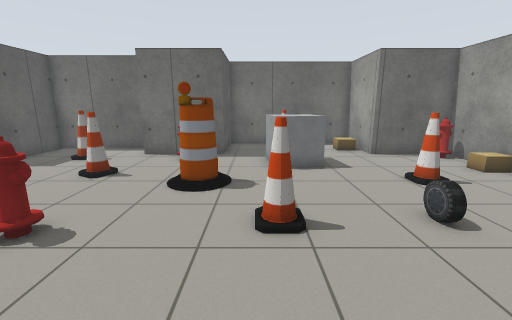
view 1 (above)

14 first-person views from a walk through a Gazebo world. The camera is 1.2 m above the floor, tilts 12° down and sees 90° across. Floor lines are 1 m apart. The floor is counted in squares, 0.5 m on a side. Each view is taken from the middle of a square. On the plan, view 1 faces up. The plan holds only what a view shows up to about 17 squares ahead; the rest is blank. The robots in the file are not drawn. Some surface patterns are stand-ins.

view 2
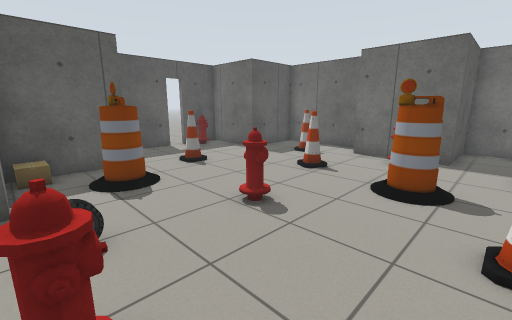

view 3
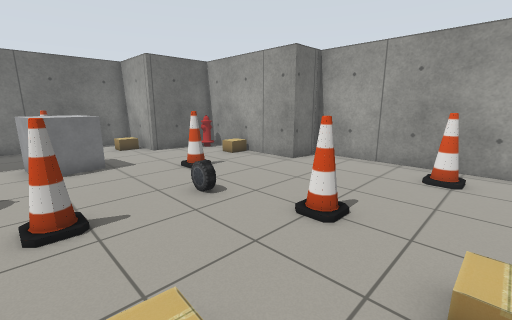

view 4
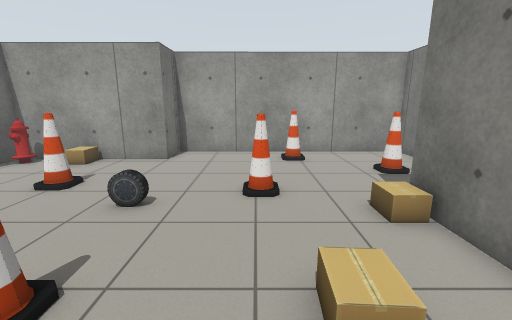

view 5
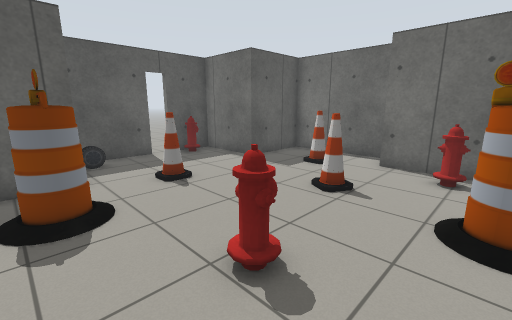

view 6
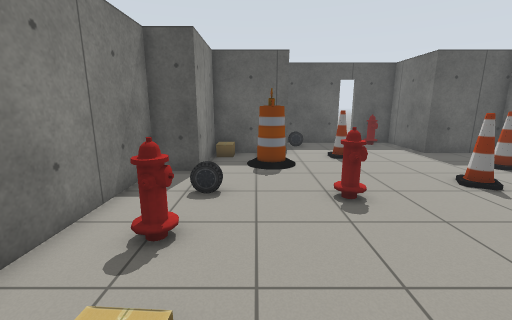

view 7
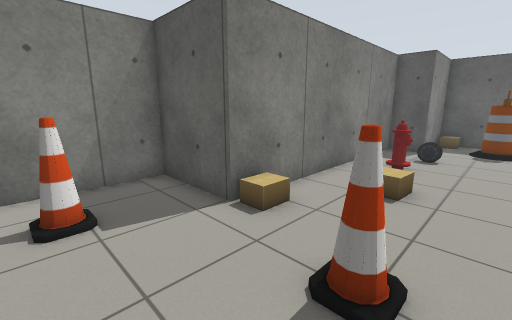

view 8
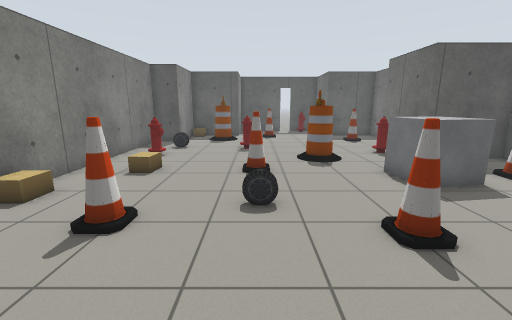

view 9
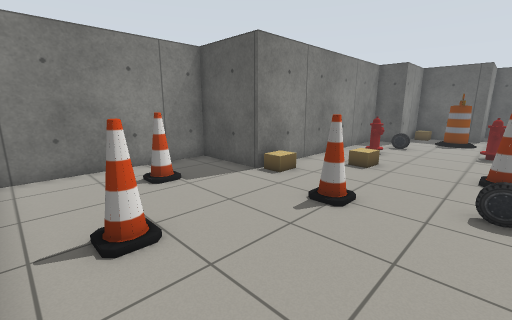

view 10
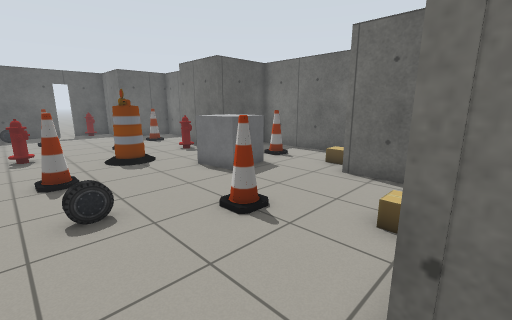

view 11
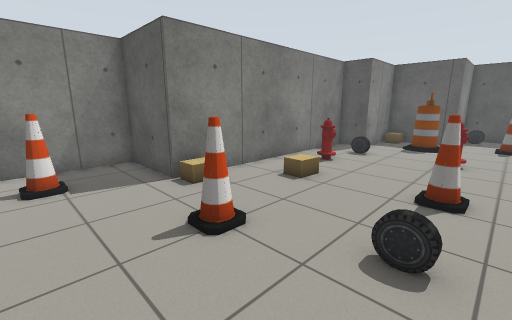

view 12
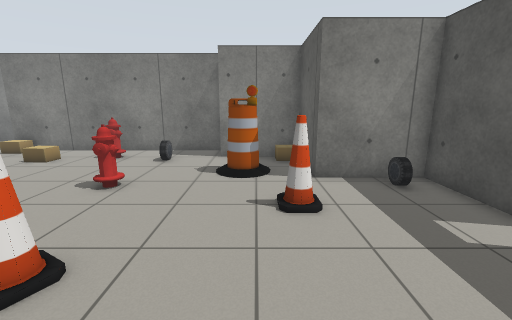

view 13
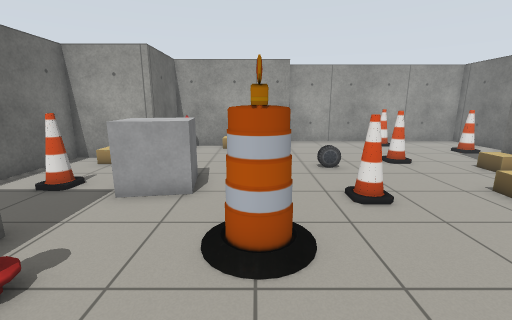

view 14
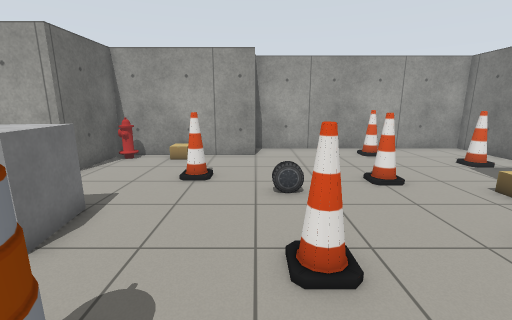

### Floor plan
Points are (right, up) in squares from view 1. A wall is a line through its corners. A room is listed if a view was taken in it or the views show most of it. See-through windows are left out.
Room 1 (views 1, 2, 3, 4, 5, 6, 7, 8, 9, 10, 11, 12, 13, 14)
walls: (-6.1, 14.4) (-11, 14.4) (-11, 10.7) (-14.7, 10.7) (-14.7, 8.2); (-14.7, 7.4) (-14.7, 3.6) (-11, 3.6) (-11, -0.1) (-7.3, -0.1) (-7.3, -1.8) (4.1, -1.8) (4.1, -5.5) (11.5, -5.5) (11.5, 6) (9.5, 6.1) (9.5, 12.7) (5.8, 12.7) (5.8, 16.4) (-1.6, 16.4) (-1.6, 12.7) (-5.6, 12.7)
ways out: open door at (-15, 7.5)
objects: fire hydrant (-14, 9); car (-13, 4) to (-13, 5); cardboard box (-10, 1); cone (-10, 6); barrel (-9, 2) to (-8, 3); cone (-8, 12); cone (-6, 9); car (-5, 0) to (-5, 1); fire hydrant (-5, 4) to (-4, 5); fire hydrant (-3, 0) to (-2, 0); fire hydrant (-3, 11) to (-3, 12); barrel (-2, 8) to (-1, 8); cardboard box (0, 1) to (1, 1); cone (0, 5) to (1, 5); other object (1, 10) to (2, 12); cone (1, 14) to (2, 14); cardboard box (3, -1) to (4, -1); car (4, 5); cone (5, 2); cone (5, 8) to (6, 8); cardboard box (5, 14); cone (7, -3); cardboard box (9, 9) to (9, 10); fire hydrant (9, 12); cone (10, 0)

Positions as (right, up) in squares from view 1, and headings:
1: (0, 0), facing up
2: (0, 0), facing up-left
3: (0, -1), facing up-right
4: (-2, 2), facing right
5: (-2, 2), facing up-left
6: (2, 2), facing left
7: (8, 3), facing down-left
8: (10, 5), facing left
9: (11, 5), facing down-left
10: (10, 4), facing up-left
11: (8, 6), facing down-left
12: (-9, 12), facing down
13: (-6, 8), facing right
14: (-3, 6), facing right
